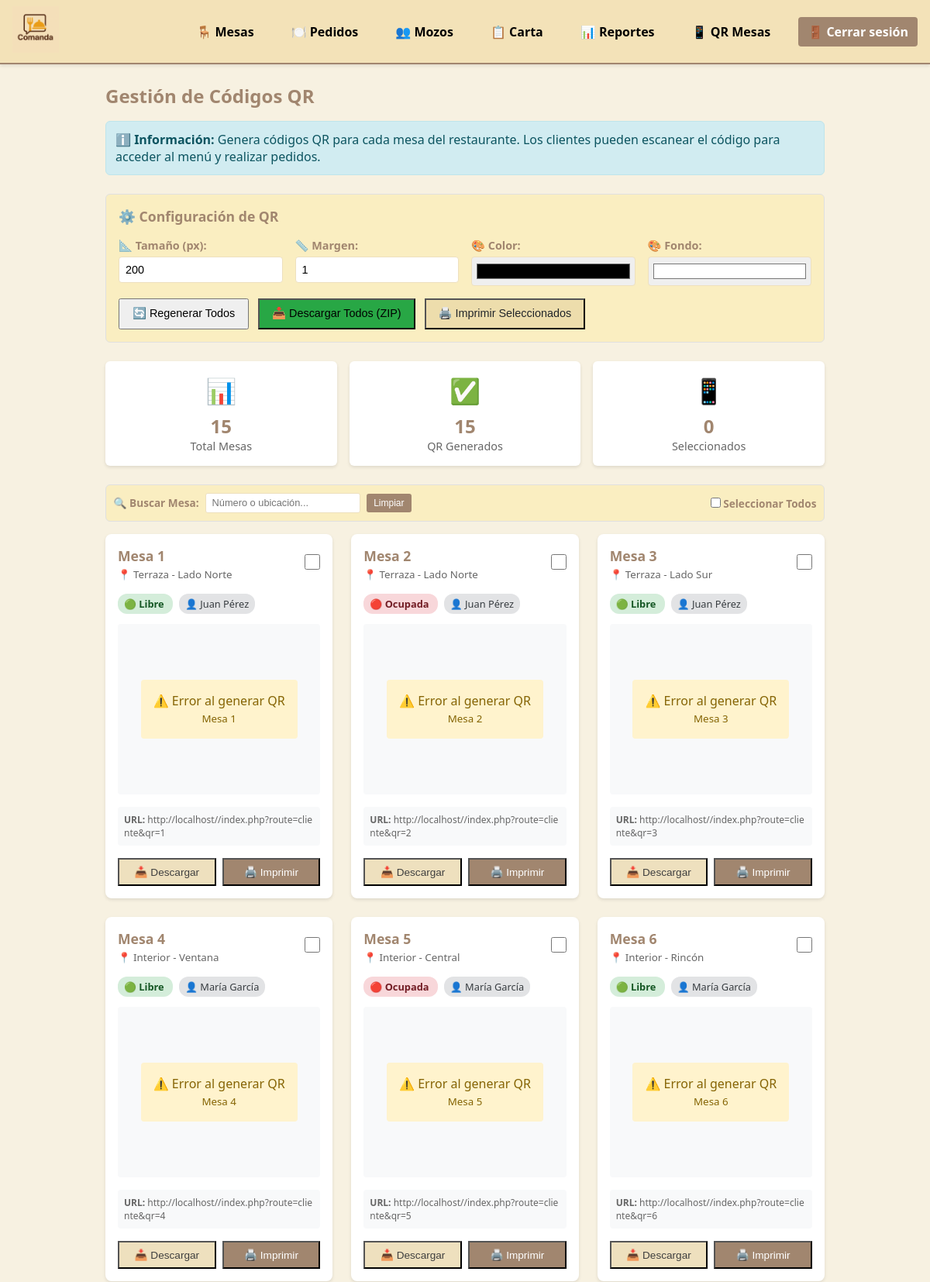
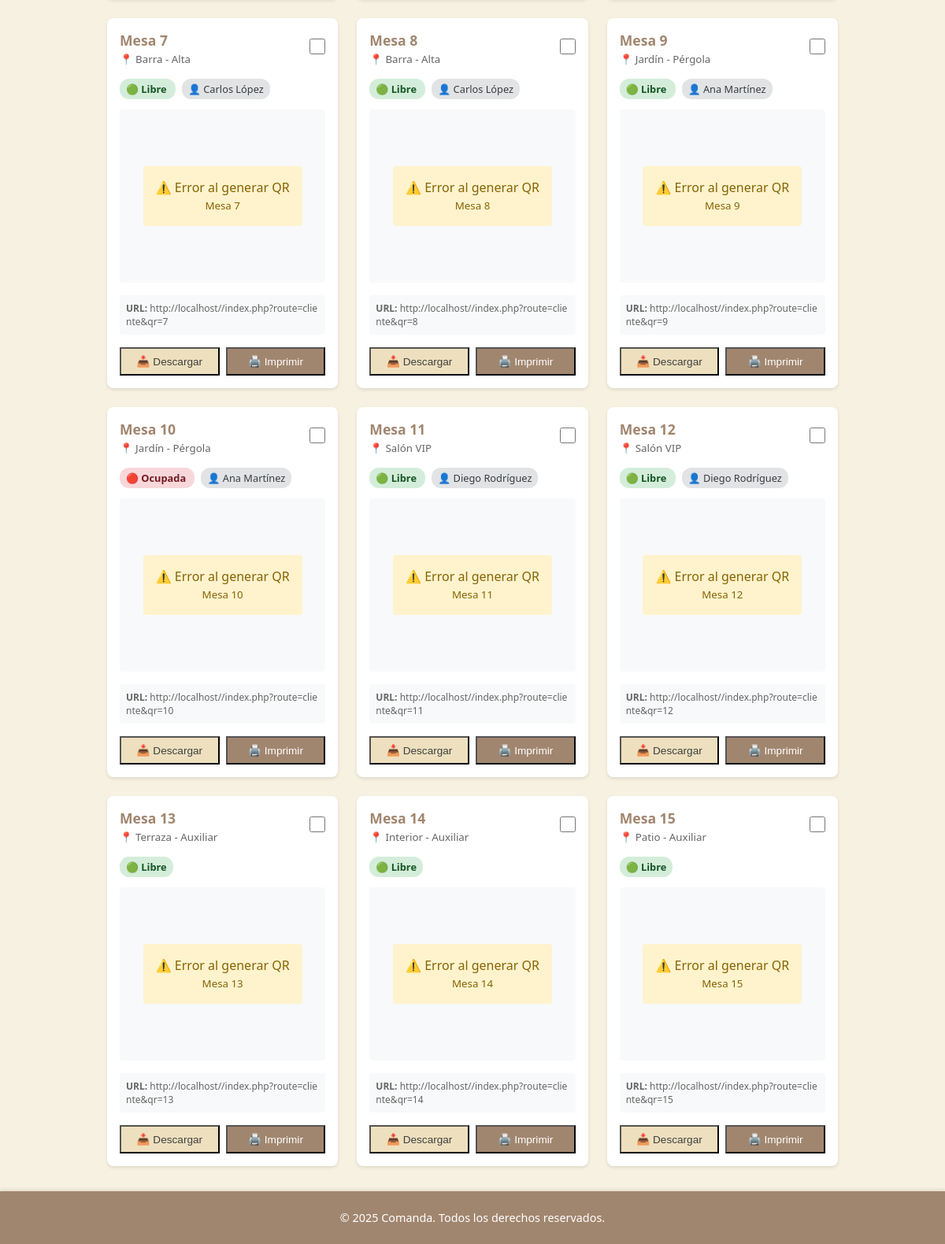
/index.php?route=admin/qr-offline (signed in), run on the app's committed database (2 pictures, top to bottom).
### tables this page shows
CREATE TABLE mesas (
  id_mesa        INT UNSIGNED AUTO_INCREMENT PRIMARY KEY,
  numero         INT NOT NULL UNIQUE,
  estado         ENUM('libre','ocupada','reservada') NOT NULL DEFAULT 'libre',
  ubicacion      VARCHAR(100) NULL,
  id_mozo        INT UNSIGNED NULL,
  fecha_creacion TIMESTAMP NOT NULL DEFAULT CURRENT_TIMESTAMP,
  CONSTRAINT fk_mesas_mozo 
    FOREIGN KEY (id_mozo) REFERENCES usuarios(id_usuario) 
    ON UPDATE CASCADE ON DELETE SET NULL
);

### src/models/Mesa.php (called while the page is built, shortened)
<?php
class Mesa {
    public static function all(): array {
        $db   = (new Database)->getConnection();
        $stmt = $db->query("
            SELECT m.*,
                   u.nombre as mozo_nombre,
                   u.apellido as mozo_apellido,
                   CONCAT(u.nombre, ' ', u.apellido) as mozo_nombre_completo
            FROM mesas m
            LEFT JOIN usuarios u ON m.id_mozo = u.id_usuario
            ORDER BY m.numero ASC
        ");
        return $stmt->fetchAll(PDO::FETCH_ASSOC);
    }
}

### src/views/admin/generador_qr_offline.php (the view, shortened to what this page needs)
<?php
$protocol = isset($_SERVER['HTTPS']) && $_SERVER['HTTPS'] === 'on' ? 'https' : 'http';
$host = $_SERVER['HTTP_HOST'];
$script_name = $_SERVER['SCRIPT_NAME'];
$base_url = $protocol . '://' . $host . dirname($script_name);
$mesas = Mesa::all();
?>
<h2>Gestión de Códigos QR</h2>
<div style="background: #d1ecf1; padding: 12px; border-radius: 6px; margin-bottom: 1.5rem; color: #0c5460; border: 1px solid #bee5eb;">
    <strong>ℹ️ Información:</strong> Genera códigos QR para cada mesa del restaurante. Los clientes pueden escanear el código para acceder al menú y realizar pedidos.
</div>
<div class="filters-container" style="margin-bottom: 1.5rem;">
    <div class="search-filter" style="background: rgb(250, 238, 193); border: 1px solid #e0e0e0; border-radius: 6px; padding: 1rem;">
        <h3 style="margin-top: 0; margin-bottom: 1rem; color: var(--secondary); font-size: 1.1rem; display: flex; align-items: center; gap: 8px;">
            ⚙️ Configuración de QR
        </h3>
        <div style="display: grid; grid-template-columns: repeat(auto-fit, minmax(200px, 1fr)); gap: 1rem; margin-bottom: 1rem;">
            <div>
                <label for="qr-size" style="font-weight: 600; color: var(--secondary); font-size: 0.9rem; display: block; margin-bottom: 0.3rem;">
                    📐 Tamaño (px):
                </label>
                <input type="number" id="qr-size" value="200" min="100" max="500"
                       style="width: 100%; padding: 0.5rem; border: 1px solid var(--accent); border-radius: 4px; font-size: 0.9rem;">
            </div>
            <div>
                <label for="qr-margin" style="font-weight: 600; color: var(--secondary); font-size: 0.9rem; display: block; margin-bottom: 0.3rem;">
                    📏 Margen:
                </label>
                <input type="number" id="qr-margin" value="1" min="0" max="10"
                       style="width: 100%; padding: 0.5rem; border: 1px solid var(--accent); border-radius: 4px; font-size: 0.9rem;">
            </div>
            <div>
                <label for="qr-color" style="font-weight: 600; color: var(--secondary); font-size: 0.9rem; display: block; margin-bottom: 0.3rem;">
                    🎨 Color:
                </label>
                <input type="color" id="qr-color" value="#000000"
                       style="width: 100%; height: 38px; padding: 0.25rem; border: 1px solid var(--accent); border-radius: 4px; cursor: pointer;">
            </div>
            <div>
                <label for="qr-bgcolor" style="font-weight: 600; color: var(--secondary); font-size: 0.9rem; display: block; margin-bottom: 0.3rem;">
                    🎨 Fondo:
                </label>
                <input type="color" id="qr-bgcolor" value="#FFFFFF"
                       style="width: 100%; height: 38px; padding: 0.25rem; border: 1px solid var(--accent); border-radius: 4px; cursor: pointer;">
            </div>
        </div>
        <div style="display: flex; gap: 0.75rem; flex-wrap: wrap;">
            <button onclick="regenerarTodos()" class="button" style="padding: 0.6rem 1rem; font-size: 0.9rem;">
                🔄 Regenerar Todos
            </button>
            <button onclick="descargarTodos()" class="button" style="background: rgb(40, 167, 69); padding: 0.6rem 1rem; font-size: 0.9rem;">
                📥 Descargar Todos (ZIP)
            </button>
            <button onclick="imprimirSeleccionados()" class="button" style="background: rgb(237, 221, 172); color: #212529; padding: 0.6rem 1rem; font-size: 0.9rem;">
                🖨️ Imprimir Seleccionados
            </button>
        </div>
    </div>
</div>
<div style="display: grid; grid-template-columns: repeat(auto-fit, minmax(150px, 1fr)); gap: 1rem; margin-bottom: 1.5rem;">
    <div style="background: white; padding: 1rem; border-radius: 6px; box-shadow: 0 2px 4px rgba(0,0,0,0.1); text-align: center;">
        <div style="font-size: 2rem; color: var(--primary); margin-bottom: 0.5rem;">📊</div>
        <div style="font-size: 1.5rem; font-weight: bold; color: var(--secondary);"><?= count($mesas) ?></div>
        <div style="color: #666; font-size: 0.9rem;">Total Mesas</div>
    </div>
    <div style="background: white; padding: 1rem; border-radius: 6px; box-shadow: 0 2px 4px rgba(0,0,0,0.1); text-align: center;">
        <div style="font-size: 2rem; color: #28a745; margin-bottom: 0.5rem;">✅</div>
        <div style="font-size: 1.5rem; font-weight: bold; color: var(--secondary);" id="qr-generados">0</div>
        <div style="color: #666; font-size: 0.9rem;">QR Generados</div>
    </div>
    <div style="background: white; padding: 1rem; border-radius: 6px; box-shadow: 0 2px 4px rgba(0,0,0,0.1); text-align: center;">
        <div style="font-size: 2rem; color: #007bff; margin-bottom: 0.5rem;">📱</div>
        <div style="font-size: 1.5rem; font-weight: bold; color: var(--secondary);" id="qr-seleccionados">0</div>
        <div style="color: #666; font-size: 0.9rem;">Seleccionados</div>
    </div>
</div>
<div class="filters-container" style="margin-bottom: 1rem;">
    <div class="search-filter" style="background: rgb(250, 238, 193); border: 1px solid #e0e0e0; border-radius: 6px; padding: 0.6rem;">
        <div style="display: flex; align-items: center; gap: 0.5rem;">
            <label for="buscarMesa" style="font-weight: 600; color: var(--secondary); font-size: 0.85rem;">
                🔍 Buscar Mesa:
            </label>
            <input type="text" id="buscarMesa" placeholder="Número o ubicación..."
                   style="padding: 0.3rem 0.5rem; border: 1px solid var(--accent); border-radius: 3px; font-size: 0.8rem; min-width: 200px;">
            <button onclick="limpiarBusqueda()"
                    style="padding: 0.3rem 0.6rem; background: var(--secondary); color: white; border: none; border-radius: 3px; cursor: pointer; font-size: 0.75rem;">
                Limpiar
            </button>
            <div style="margin-left: auto;">
                <label style="font-weight: 600; color: var(--secondary); font-size: 0.85rem;">
                    <input type="checkbox" id="seleccionarTodos" onchange="toggleSeleccionarTodos()">
                    Seleccionar Todos
                </label>
            </div>
        </div>
    </div>
</div>
<div id="qr-grid" style="display: grid; grid-template-columns: repeat(auto-fill, minmax(250px, 1fr)); gap: 1.5rem; margin-bottom: 2rem;">
    <?php foreach ($mesas as $mesa): ?>
    <div class="qr-card" data-mesa="<?= $mesa['numero'] ?>" data-ubicacion="<?= htmlspecialchars($mesa['ubicacion'] ?? '') ?>"
         style="background: white; border-radius: 8px; padding: 1rem; box-shadow: 0 2px 4px rgba(0,0,0,0.1); transition: all 0.3s ease;">
        <div style="display: flex; justify-content: space-between; align-items: center; margin-bottom: 1rem;">
            <div>
                <h3 style="margin: 0; color: var(--secondary); font-size: 1.1rem;">
                    Mesa <?= htmlspecialchars($mesa['numero']) ?>
                </h3>
                <?php if ($mesa['ubicacion']): ?>
                <small style="color: #666;">📍 <?= htmlspecialchars($mesa['ubicacion']) ?></small>
                <?php endif; ?>
            </div>
            <label style="cursor: pointer;">
                <input type="checkbox" class="qr-checkbox" data-mesa-id="<?= $mesa['id_mesa'] ?>" onchange="actualizarContadorSeleccionados()">
            </label>
        </div>
        <div style="margin-bottom: 1rem;">
            <?php
            $estado = $mesa['estado'];
            $estado_config = [
                'libre' => ['bg' => '#d4edda', 'color' => '#155724', 'icon' => '🟢'],
                'ocupada' => ['bg' => '#f8d7da', 'color' => '#721c24', 'icon' => '🔴'],
                'reservada' => ['bg' => '#fff3cd', 'color' => '#856404', 'icon' => '🟡']
            ];
            $config = $estado_config[$estado] ?? $estado_config['libre'];
            ?>
            <span style="padding: 4px 8px; border-radius: 12px; font-size: 0.8em; font-weight: bold;
                         background: <?= $config['bg'] ?>; color: <?= $config['color'] ?>;">
                <?= $config['icon'] ?> <?= ucfirst($estado) ?>
            </span>
            <?php if ($mesa['mozo_nombre_completo']): ?>
            <span style="margin-left: 0.5rem; padding: 4px 8px; border-radius: 12px; font-size: 0.8em;
                         background: #e2e3e5; color: #383d41;">
                👤 <?= htmlspecialchars($mesa['mozo_nombre_completo']) ?>
            </span>
            <?php endif; ?>
        </div>
        <div class="qr-container" style="text-align: center; padding: 1rem; background: #f8f9fa; border-radius: 4px; min-height: 220px; display: flex; align-items: center; justify-content: center;">
            <div class="qr-image" id="qr-mesa-<?= $mesa['id_mesa'] ?>">
            </div>
        </div>
        <div style="margin-top: 1rem; padding: 0.5rem; background: #f8f9fa; border-radius: 4px; font-size: 0.75rem; color: #666; word-break: break-all;">
            <strong>URL:</strong> <?= $base_url ?>/index.php?route=cliente&qr=<?= $mesa['numero'] ?>
        </div>
        <div style="display: flex; gap: 0.5rem; margin-top: 1rem;">
            <button onclick="descargarQR(<?= $mesa['id_mesa'] ?>, <?= $mesa['numero'] ?>)"
                    class="button" style="flex: 1; padding: 0.5rem; font-size: 0.85rem; background: var(--accent); color: var(--text);">
                📥 Descargar
            </button>
            <button onclick="imprimirQR(<?= $mesa['id_mesa'] ?>, <?= $mesa['numero'] ?>)"
                    class="button" style="flex: 1; padding: 0.5rem; font-size: 0.85rem; background: var(--secondary); color: white;">
                🖨️ Imprimir
            </button>
        </div>
    </div>
    <?php endforeach; ?>
</div>

### public/index.php (shortened to what this page needs)
<?php
$route = $_GET['route'] ?? 'cliente';
if ($route !== 'login') {
    include __DIR__ . '/../src/views/includes/header.php';
}
$route = $_GET['route'] ?? 'cliente';
switch ($route) {
    case 'admin/qr-offline':
        include __DIR__ . '/../src/views/admin/generador_qr_offline.php';
        break;
}
if ($route !== 'login') {
    include __DIR__ . '/../src/views/includes/footer.php';
}
?>

### src/views/includes/header.php (shortened to what this page needs)
<?php
$protocol = isset($_SERVER['HTTPS']) && $_SERVER['HTTPS'] === 'on' ? 'https' : 'http';
$host = $_SERVER['HTTP_HOST'];
$script_name = $_SERVER['SCRIPT_NAME'];
$base_url = $protocol . '://' . $host . dirname($script_name);
$css_path = $base_url . '/assets/css/style.css';
?>
<!DOCTYPE html>
<html lang="es">
<head>
    <link rel="stylesheet" href="<?= $css_path ?>?v=<?= time() ?>">
    <link rel="stylesheet" href="<?= $base_url ?>/assets/css/modal-confirmacion.css?v=<?= time() ?>">
</head>
<body>
<?php include __DIR__ . '/nav.php'; ?>
<main>

### src/views/includes/nav.php (shortened to what this page needs)
<?php
$rol = $_SESSION['user']['rol'] ?? '';
$protocol = isset($_SERVER['HTTPS']) && $_SERVER['HTTPS'] === 'on' ? 'https' : 'http';
$host = $_SERVER['HTTP_HOST'];
$script_name = $_SERVER['SCRIPT_NAME'];
$base_url = $protocol . '://' . $host . dirname($script_name);
?>
<nav class="navbar">
  <div class="nav-container">
    <div class="nav-logo">
      <a href="<?= $base_url ?>/index.php?route=home" style="text-decoration: none; display: block;">
        <img src="<?= $base_url ?>/assets/img/logo.png" alt="Comanda" style="height: 60px; width: auto; max-height: 60px;">
      </a>
    </div>
    <div class="nav-menu" id="nav-menu">
      <?php if (empty($rol)): ?>
        <button id="nav-llamar-mozo" class="nav-link btn-llamar-mozo" style="display:none;">🔔 Llamar Mozo</button>
        <button id="nav-cart-button" class="nav-link" style="background:none;border:none;cursor:pointer;">🛒 Carrito</button>
      <?php elseif ($rol === 'administrador'): ?>
        <a href="<?= $base_url ?>/index.php?route=mesas" class="nav-link">🪑 Mesas</a>
        <a href="<?= $base_url ?>/index.php?route=pedidos" class="nav-link">🍽️ Pedidos</a>
        <a href="<?= $base_url ?>/index.php?route=mozos" class="nav-link">👥 Mozos</a>
        <a href="<?= $base_url ?>/index.php?route=carta" class="nav-link">📋 Carta</a>
        <a href="<?= $base_url ?>/index.php?route=reportes" class="nav-link">📊 Reportes</a>
        <a href="<?= $base_url ?>/index.php?route=admin/qr-offline" class="nav-link">📱 QR Mesas</a>
      <?php endif; ?>
      <?php if ($rol): ?>
        <a href="<?= $base_url ?>/index.php?route=logout" class="nav-link logout">🚪 Cerrar sesión</a>
      <?php else: ?>
        <a href="<?= $base_url ?>/index.php?route=login" class="nav-link">🔐 Iniciar sesión</a>
      <?php endif; ?>
    </div>
  </div>
</nav>

### src/views/includes/footer.php (shortened to what this page needs)
</main>
<footer>
    <div class="footer-content">
        <p>&copy; <?= date('Y') ?> Comanda. Todos los derechos reservados.</p>
    </div>
</footer>
</body>
</html>

### public/assets/css/style.css (style rules this page uses)
:root { --background: #f7f1e1; --surface: hsl(42, 60%, 84%); --primary: #f3e2b8; --secondary: #a1866f; --accent: #eee0be; --text: #3f3f3f; --text-light: #ffffff; }
* { margin: 0; padding: 0; box-sizing: border-box; }
html, body { min-height: 100%; font-family: "Segoe UI", Tahoma, sans-serif; background-color: var(--background); color: var(--text); }
main { max-width: 960px; margin: 1.5rem auto; padding: 0 1rem; }
h1, h2 { margin-bottom: 1rem; color: var(--secondary); }
.navbar { background-color: var(--primary); border-bottom: 2px solid var(--secondary); position: sticky; top: 0; z-index: 1000; width: 100%; box-shadow: 0 2px 4px rgba(0,0,0,0.1); }
.nav-container { max-width: 1200px; margin: 0 auto; padding: 0.5rem 1rem; display: flex; justify-content: space-between; align-items: center; min-height: 70px; width: 100%; }
.nav-logo { display: flex; align-items: center; color: #000000; }
.nav-logo img { height: 60px; width: auto; max-height: 60px; transition: opacity 0.3s ease; }
.nav-menu { display: flex; align-items: center; gap: 1.5rem; }
.nav-link { color: #000000; text-decoration: none; font-weight: 600; padding: 0.5rem 0.75rem; border-radius: 4px; transition: all 0.3s ease; }
.nav-link.logout { background-color: var(--secondary); color: var(--text-light); }
.search-filter { background: #f8f9fa; border: 1px solid #e0e0e0; border-radius: 6px; padding: 0.6rem; margin-bottom: 0.8rem; }
footer { background-color: var(--secondary); color: var(--text-light); text-align: center; padding: 1.5rem 0; font-size: 0.9rem; margin-top: auto; width: 100%; box-shadow: 0 -2px 4px rgba(0,0,0,0.1); }
.footer-content { max-width: 1200px; margin: 0 auto; padding: 0 1rem; }

### src/views/admin/generador_qr_offline.php (style rules this page uses)
.qr-checkbox { width: 20px; height: 20px; cursor: pointer; }

### data on the page
mesas: numero "1", ubicacion "Terraza - Lado Norte", estado "🟢", estado "Libre", mozo_nombre_completo "Juan Pérez"
mesas: numero "2", ubicacion "Terraza - Lado Norte", estado "🔴", estado "Ocupada", mozo_nombre_completo "Juan Pérez"
mesas: numero "3", ubicacion "Terraza - Lado Sur", estado "🟢", estado "Libre", mozo_nombre_completo "Juan Pérez"
mesas: numero "4", ubicacion "Interior - Ventana", estado "🟢", estado "Libre", mozo_nombre_completo "María García"
mesas: numero "5", ubicacion "Interior - Central", estado "🔴", estado "Ocupada", mozo_nombre_completo "María García"
mesas: numero "6", ubicacion "Interior - Rincón", estado "🟢", estado "Libre", mozo_nombre_completo "María García"
mesas: numero "7", ubicacion "Barra - Alta", estado "🟢", estado "Libre", mozo_nombre_completo "Carlos López"
mesas: numero "8", ubicacion "Barra - Alta", estado "🟢", estado "Libre", mozo_nombre_completo "Carlos López"
mesas: numero "9", ubicacion "Jardín - Pérgola", estado "🟢", estado "Libre", mozo_nombre_completo "Ana Martínez"
mesas: numero "10", ubicacion "Jardín - Pérgola", estado "🔴", estado "Ocupada", mozo_nombre_completo "Ana Martínez"
mesas: numero "11", ubicacion "Salón VIP", estado "🟢", estado "Libre", mozo_nombre_completo "Diego Rodríguez"
mesas: numero "12", ubicacion "Salón VIP", estado "🟢", estado "Libre", mozo_nombre_completo "Diego Rodríguez"
mesas: numero "13", ubicacion "Terraza - Auxiliar", estado "🟢", estado "Libre"
mesas: numero "14", ubicacion "Interior - Auxiliar", estado "🟢", estado "Libre"
mesas: numero "15", ubicacion "Patio - Auxiliar", estado "🟢", estado "Libre"

### other printed values
count($mesas) "15"
